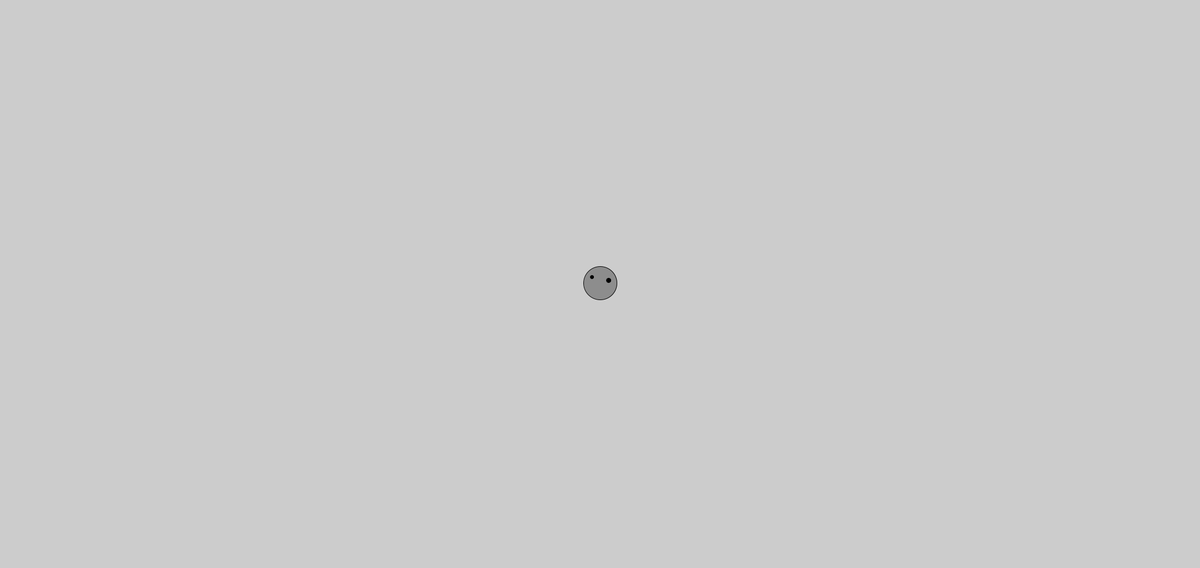
Frame 1 (no input)
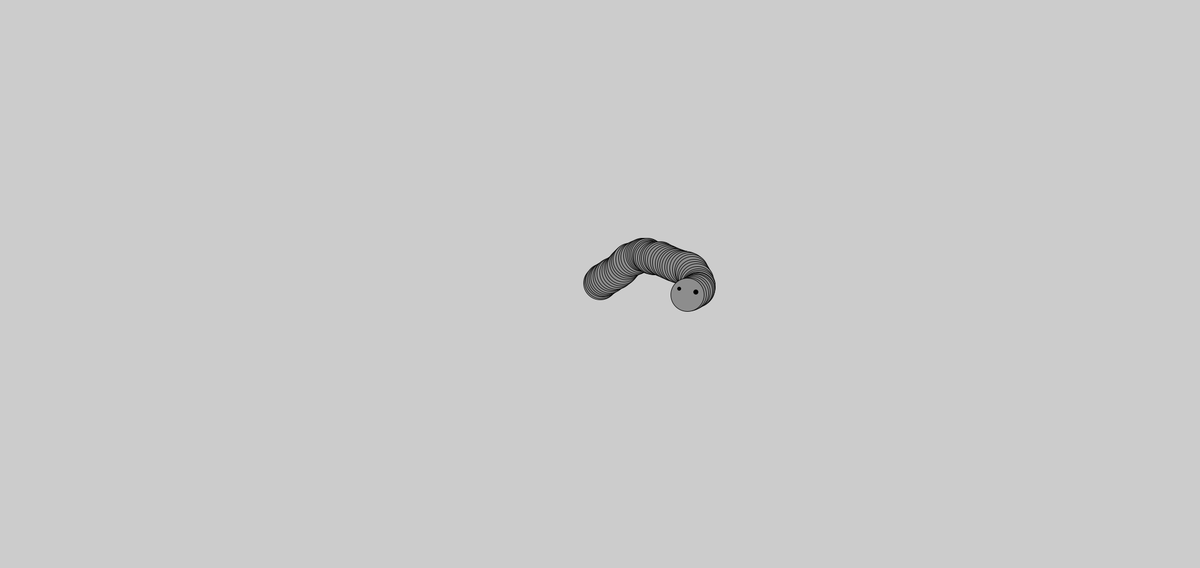
Frame 60 (the mouse pressed at the canvas centre just before this capture)
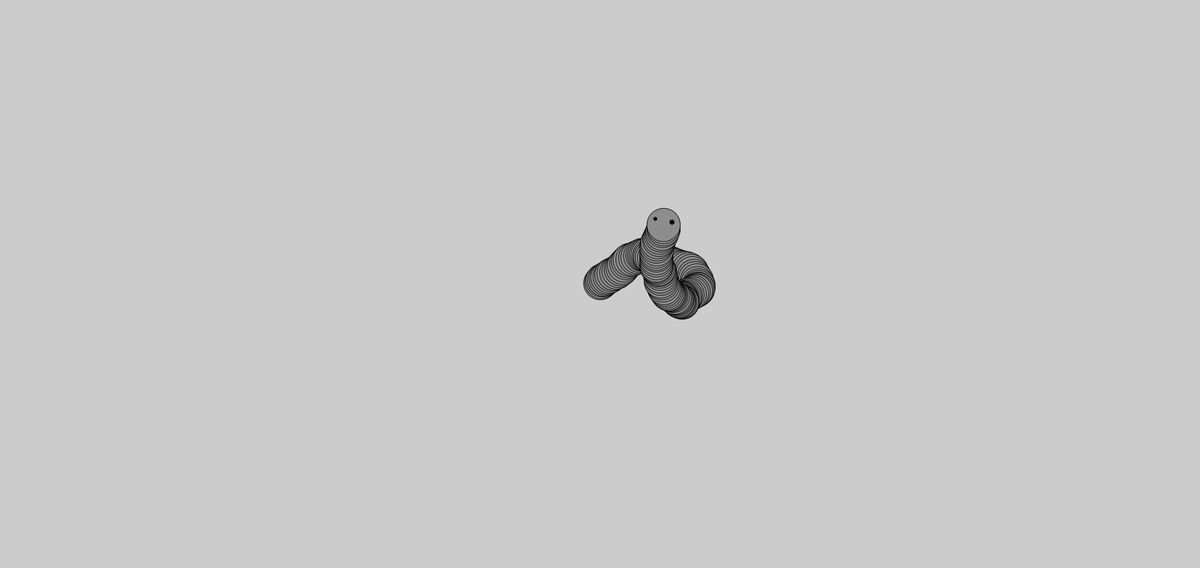
Frame 120 (the mouse held since frame 60 and released just before this capture)

The Processing sketch that drew these frames (run headless with seeded random() and noise(); from frame 60 on, the mouse is pressed at the canvas centre):

// Processing sketch: sketch_11_acceleration
// ── sketch_11_acceleration.pde
mover m;

void setup()
{
  size(2160, 1024);
  colorMode(HSB, 360, 100, 100);
  
  m = new mover();
}

void draw()
{
  m.update();
  m.check_edges();
  m.display();
}

// ── mover_class.pde
class mover
{
  PVector location;
  PVector velocity;
  PVector acceleration;
  
  float top_speed;
  int size = 60;
  
  float x_off = 0.0;
  float y_off = 100.0;
  
  mover()
  {
    location = new PVector(width/2, height/2);
    velocity = new PVector(0.0, 0.0);
    acceleration = new PVector(0.0, 0.0);
    top_speed = 5;
  }
  
  void check_edges()
  {
    if (location.x > width + size/2)
      location.x = 0;
    else if (location.x < -size/2)
      location.x = width;
      
    if (location.y > height + size/2)
      location.y = 0;
    else if (location.y < -size/2)
      location.y = height;
  }
  
  void arrow_key_accel()
  {
    if (keyPressed)
    {
      // If UP pressed, accelerate
      if (keyCode == UP)
      {
        acceleration.x -= 0.003;
        acceleration.y -= 0.003;
      }
      
      // If DOWN pressed, brake
      if (keyCode == DOWN)
      {
        acceleration.x += 0.0001;
        acceleration.y += 0.0001;
      }
    }
    else
    {
      acceleration.x = 0.0;
      acceleration.y = 0.0;
    }
  }
  
  void update()
  {
    // ARROW KEY ACCELERATION
    //arrow_key_accel();
    x_off += 0.03;
    y_off += 0.03;
    
    // NOISE ACCELERATION
    //acceleration.noise2D(x_off, y_off);
    
    // RANDOM ACCELERATION
    acceleration.random2D();
    // Scales random values since random2D returns unit vector
    acceleration.mult(random(-2, 2));
    velocity.add(acceleration);
    velocity.limit(top_speed);
    location.add(velocity);
  }
  
  void display()
  {
    fill(200);
    circle(location.x, location.y, size);
    
    fill(0);
    //Left eye
    circle(location.x - size/4, location.y - (size/8 + 4), size/10);
    // Right eye
    circle(location.x + size/4, location.y - size/12, size/7);
  }
}

// ── pvector_class.pde
class PVector
{
  float x;
  float y;
  
  PVector(float x_, float y_)
  {
    x = x_;
    y = y_;
  }
  
  float mag()
  {
    return sqrt(x*x + y*y);
  }
  
  void add(PVector v)
  {
    x = x + v.x;
    y = y + v.y;
  }
  
  void sub(PVector v)
  {
    x = x - v.x;
    y = y - v.y;
  }
  
  void mult(float n)
  {
    x *= n;
    y *= n;
  }
  
  void div(float n)
  {
    x /= n;
    y /= n;
  }
  
  void normalize()
  {
    float m = mag();
    if (m != 0)
      div(m);
  }
  
  // Limits magnitude of velocity
  void limit(float max)
  {
    if (mag() > max)
    {
      normalize();
      mult(max);
    }
  }
  
  void random2D()
  {
    x = random(-1, 1);
    y = random(-1, 1);
    
    normalize();
  }
  
  void noise2D(float x_, float y_)
  {
    x = map(noise(x_), 0, 1, -1, 1);
    y = map(noise(y_), 0, 1, -1, 1);
    
    normalize();
  }
}
